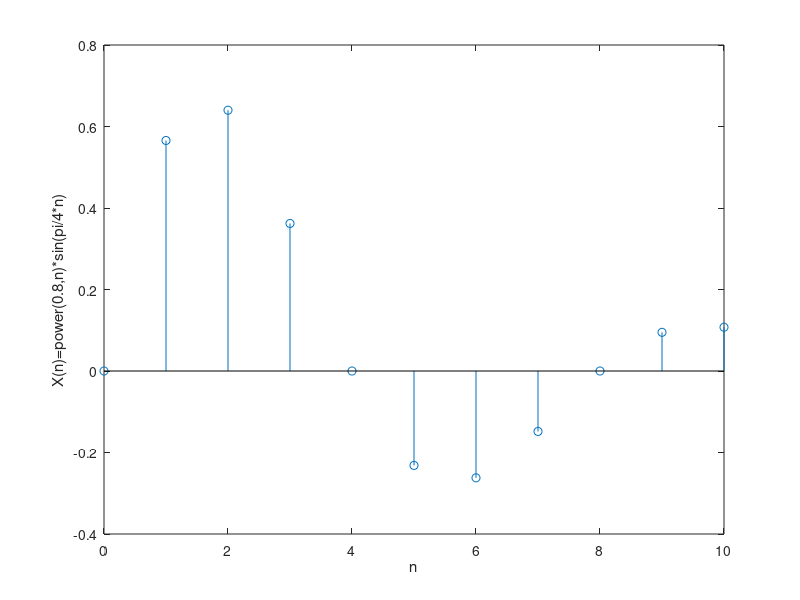

MATLAB code to generate this figure:
%习题一第一题
n=0:10;
x=power(0.8,n).*sin(pi/4.*n);
stem(n,x);
xlabel('n');
ylabel('X(n)=power(0.8,n)*sin(pi/4*n)');